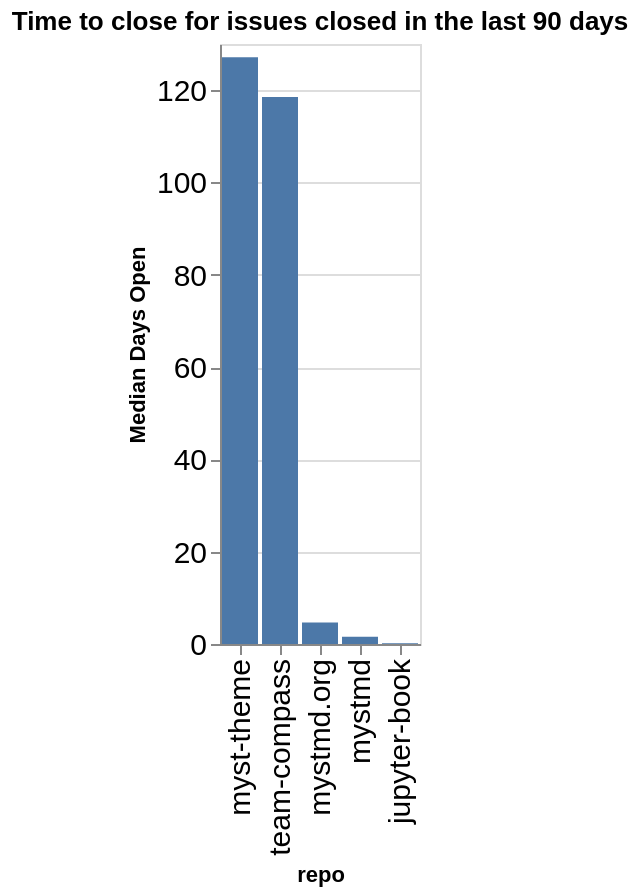

Notebook cell for this chart:
### Code cell
time_open = closed.groupby(['org', 'repo']).agg({'time_open': 'median'}).reset_index()
time_open['time_open'] = time_open['time_open'] / (60 * 60 * 24)
time_open['org/repo'] = time_open.apply(lambda a: a['org'] + '/' + a['repo'], axis=1)
sorted_vals = time_open.sort_values(['org', 'time_open'], ascending=False)['repo'].values
alt.Chart(data=time_open, title=f"Time to close for issues closed in the last {n_days} days").mark_bar().encode(
    x=alt.X('repo', sort=alt.Sort(sorted_vals.tolist())),
    y=alt.Y('time_open', title="Median Days Open"),
)

### Figure 1 — Vega-Lite specification as saved in the notebook (floating-point values rounded to 4 significant figures)
{"config": {"axisLeft": {"labelFontSize": 15}, "axisBottom": {"labelFontSize": 15}}, "data": {"name": "data-38bd9973553a13d8ce28b7f433a357e5"}, "mark": {"type": "bar"}, "encoding": {"x": {"field": "repo", "sort": ["myst-theme", "team-compass", "mystmd.org", "mystmd", "jupyter-book"], "type": "nominal"}, "y": {"field": "time_open", "title": "Median Days Open", "type": "quantitative"}}, "title": "Time to close for issues closed in the last 90 days", "$schema": "https://vega.github.io/schema/vega-lite/v5.20.1.json", "datasets": {"data-38bd9973553a13d8ce28b7f433a357e5": [{"org": "jupyter-book", "repo": "jupyter-book", "time_open": 0.1602, "org/repo": "jupyter-book/jupyter-book"}, {"org": "jupyter-book", "repo": "myst-theme", "time_open": 127.1, "org/repo": "jupyter-book/myst-theme"}, {"org": "jupyter-book", "repo": "mystmd", "time_open": 1.564, "org/repo": "jupyter-book/mystmd"}, {"org": "jupyter-book", "repo": "mystmd.org", "time_open": 4.676, "org/repo": "jupyter-book/mystmd.org"}, {"org": "jupyter-book", "repo": "team-compass", "time_open": 118.5, "org/repo": "jupyter-book/team-compass"}]}}
